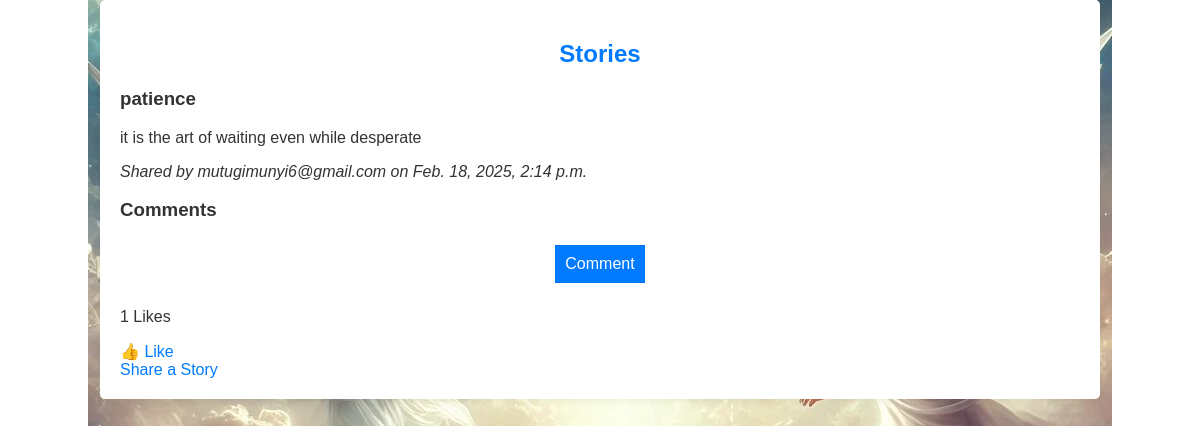
Page /stories/ (signed in) on the committed database.
### main/models.py (models this page shows, shortened)
class Story(models.Model):
    user = models.ForeignKey(User, on_delete=models.CASCADE)
    title = models.CharField(max_length=255)
    content = models.TextField()
    created_at = models.DateTimeField(auto_now_add=True)

### main/views.py (the view)
# urls.py: path('stories/', stories_list, name='stories_list'),
def stories_list(request):
    stories = Story.objects.all().order_by('-created_at')
    return render(request, 'stories_list.html', {'stories': stories})

### main/templates/stories_list.html (shortened to what this page needs)
<!DOCTYPE html>
<html lang="en">
<head>
    <link rel="stylesheet" type="text/css" href="/static/css/style.css">
</head>
<body>
    <div class="container">
        <h2>Stories</h2>
        {% for story in stories %}
            <div class="story">
                <h3>{{ story.title }}</h3>
                <p>{{ story.content }}</p>
                <p><i>Shared by {{ story.user.username }} on {{ story.created_at }}</i></p>
                <h3>Comments</h3>
                {% if user.is_authenticated %}
                <form method="POST" action="{% url 'add_comment' story.id %}">
                    <button type="submit">Comment</button>
                </form>
                {% endif %}
                <p>{{ story.like_set.count }} Likes</p>
                {% if user.is_authenticated %}
                    <a href="{% url 'like_post' story.id %}">👍 Like</a>
                {% endif %}
            </div>
        {% endfor %}
        <a href="{% url 'post_story' %}">Share a Story</a>
    </div>
</body>
</html>

### static/css/style.css (style rules this page uses)
body { font-family: Arial, sans-serif; background-color: #f0f0f0; color: #333; margin: 0; padding: 0; }
.container { width: 80%; margin: auto; padding: 20px; background: white; box-shadow: 0px 0px 10px rgba(0, 0, 0, 0.1); border-radius: 5px; }
h2 { text-align: center; color: #007bff; }
form { text-align: center; margin-bottom: 20px; }
input, select, button { padding: 10px; margin: 5px; font-size: 16px; }
button { background-color: #007bff; color: white; border: none; cursor: pointer; }
a { text-decoration: none; color: #007bff; }

### main/templates/stories_list.html (style rules this page uses)
body { background: url('/static/images/heaven.jpg') no-repeat center center fixed; }

### rows in the picture
Story: title "patience", content "it is the art of waiting even while desperate", user.username "mutugimunyi6@gmail.com", created_at "Feb. 18, 2025, 2:14 p.m.", like_set.count "1"
